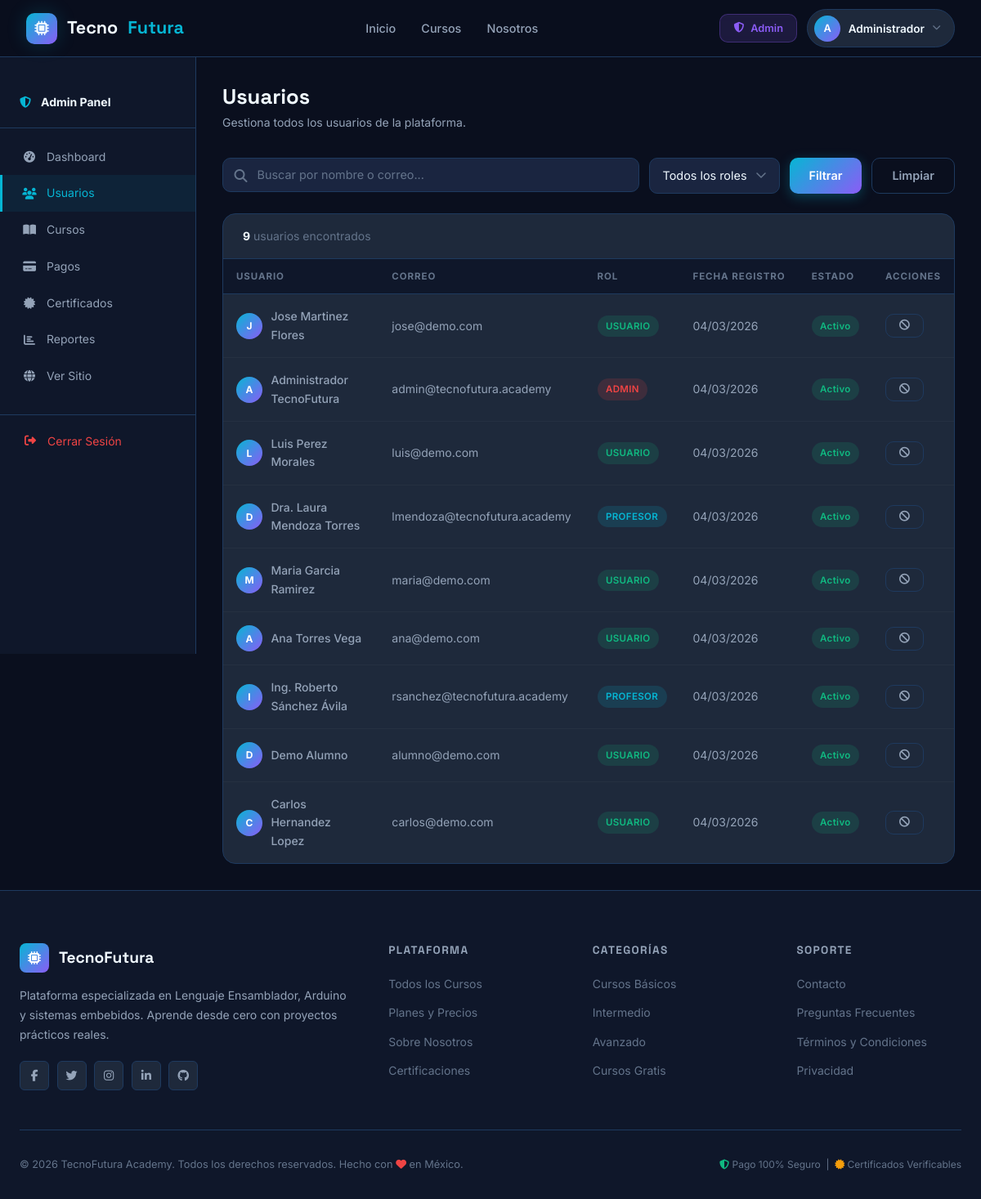
The app's page /admin/usuarios.php (signed in) with its own data.
### tables this page shows
CREATE TABLE usuarios (
    id_usuario INT AUTO_INCREMENT PRIMARY KEY,
    nombre_completo VARCHAR(150) NOT NULL,
    correo_electronico VARCHAR(150) NOT NULL UNIQUE,
    contrasena VARCHAR(255) NOT NULL,
    fecha_nacimiento DATE NOT NULL,
    id_rol INT NOT NULL,
    activo BOOLEAN DEFAULT TRUE,
    fecha_registro TIMESTAMP DEFAULT CURRENT_TIMESTAMP,
    ultima_sesion TIMESTAMP NULL,
    FOREIGN KEY (id_rol) REFERENCES roles(id_rol) ON DELETE RESTRICT
);

CREATE TABLE roles (
    id_rol INT AUTO_INCREMENT PRIMARY KEY,
    nombre_rol VARCHAR(50) NOT NULL UNIQUE,
    descripcion TEXT,
    fecha_creacion TIMESTAMP DEFAULT CURRENT_TIMESTAMP
);

### admin/usuarios.php (the view, shortened to what this page needs)
<?php
$db = Database::getInstance()->getConnection();
$search     = $_GET['q'] ?? '';
$where = ['1=1'];
$params = [];
$stmt = $db->prepare("SELECT u.*, r.nombre_rol FROM usuarios u JOIN roles r ON u.id_rol = r.id_rol
    WHERE " . implode(' AND ', $where) . " ORDER BY u.fecha_registro DESC");
$stmt->execute($params);
$users = $stmt->fetchAll();
include_once __DIR__ . '/../includes/header.php';
?>
<div style="margin-top:var(--navbar-height);display:grid;grid-template-columns:240px 1fr;min-height:calc(100vh - var(--navbar-height))">
<aside class="admin-sidebar">
  <div class="admin-sidebar-header"><i class="fas fa-shield-alt"></i><span>Admin Panel</span></div>
  <nav class="admin-nav">
    <a href="<?= SITE_URL ?>/admin" class="admin-nav-item"><i class="fas fa-tachometer-alt"></i> Dashboard</a>
    <a href="<?= SITE_URL ?>/admin/usuarios.php" class="admin-nav-item active"><i class="fas fa-users"></i> Usuarios</a>
    <a href="<?= SITE_URL ?>/admin/cursos.php" class="admin-nav-item"><i class="fas fa-book-open"></i> Cursos</a>
    <a href="<?= SITE_URL ?>/admin/pagos.php" class="admin-nav-item"><i class="fas fa-credit-card"></i> Pagos</a>
    <a href="<?= SITE_URL ?>/admin/certificados.php" class="admin-nav-item"><i class="fas fa-certificate"></i> Certificados</a>
    <a href="<?= SITE_URL ?>/admin/reportes.php" class="admin-nav-item"><i class="fas fa-chart-bar"></i> Reportes</a>
    <a href="<?= SITE_URL ?>" class="admin-nav-item"><i class="fas fa-globe"></i> Ver Sitio</a>
    <div style="margin-top:auto;padding:.75rem 0 0;border-top:1px solid var(--border);margin:1.5rem 0 0"><form method="POST" action="<?= SITE_URL ?>/backend/auth/logout.php" style="padding:0 .25rem"><button type="submit" class="admin-nav-item" style="width:100%;background:none;border:none;cursor:pointer;color:var(--danger);text-align:left"><i class="fas fa-sign-out-alt"></i> Cerrar Sesión</button></form></div>
  </nav>
</aside>
<div class="admin-main">
  <div class="admin-header">
    <div>
      <h1 class="admin-title">Usuarios</h1>
      <p class="admin-subtitle">Gestiona todos los usuarios de la plataforma.</p>
    </div>
  </div>
  <form method="GET" style="display:flex;gap:.75rem;margin-bottom:1.5rem;flex-wrap:wrap">
    <div class="form-control-icon" style="flex:1;min-width:200px">
      <input type="text" name="q" class="form-control" placeholder="Buscar por nombre o correo..." value="<?= htmlspecialchars($search) ?>">
    </div>
    <select name="rol" class="form-control" style="width:160px">
      <option value="">Todos los roles</option>
    </select>
    <button type="submit" class="btn btn-primary">Filtrar</button>
    <a href="?" class="btn btn-ghost">Limpiar</a>
  </form>
  <div style="background:var(--bg-card);border:1px solid var(--border);border-radius:var(--radius-lg);overflow:hidden">
    <div style="padding:1rem 1.5rem;border-bottom:1px solid var(--border);font-size:.875rem;color:var(--text-muted)">
      <strong style="color:var(--text-primary)"><?= count($users) ?></strong> usuarios encontrados
    </div>
    <div style="overflow-x:auto">
      <table class="data-table">
        <thead><tr><th>Usuario</th><th>Correo</th><th>Rol</th><th>Fecha Registro</th><th>Estado</th><th>Acciones</th></tr></thead>
        <tbody>
          <?php foreach ($users as $u): ?>
          <tr>
            <td>
              <div style="display:flex;align-items:center;gap:.65rem">
                <div style="width:32px;height:32px;background:var(--grad-primary);border-radius:50%;display:flex;align-items:center;justify-content:center;font-weight:700;color:#fff;font-size:.75rem;flex-shrink:0">
                  <?= strtoupper(substr($u['nombre_completo'],0,1)) ?>
                </div>
                <span style="font-weight:500"><?= htmlspecialchars($u['nombre_completo']) ?></span>
              </div>
            </td>
            <td><?= htmlspecialchars($u['correo_electronico']) ?></td>
            <td><span class="badge badge-<?= $u['nombre_rol'] === 'ADMIN' ? 'danger' : ($u['nombre_rol'] === 'PROFESOR' ? 'info' : 'success') ?>"><?= $u['nombre_rol'] ?></span></td>
            <td><?= date('d/m/Y', strtotime($u['fecha_registro'])) ?></td>
            <td><span class="badge <?= $u['activo'] ? 'badge-success' : 'badge-warning' ?>"><?= $u['activo'] ? 'Activo' : 'Inactivo' ?></span></td>
            <td>
              <form method="POST" style="display:inline">
                <button type="submit" class="btn btn-ghost btn-sm" data-confirm="¿Cambiar estado del usuario <?= htmlspecialchars($u['nombre_completo']) ?>?" title="<?= $u['activo'] ? 'Desactivar' : 'Activar' ?>">
                  <i class="fas fa-<?= $u['activo'] ? 'ban' : 'check' ?>"></i>
                </button>
              </form>
            </td>
          </tr>
          <?php endforeach; ?>
        </tbody>
      </table>
    </div>
  </div>
</div>
</div>
<?php include_once __DIR__ . '/../includes/footer.php'; ?>

### records on screen
usuarios: nombre_completo "J", nombre_completo "Jose Martinez Flores", correo_electronico "jose@demo.com", id_rol.nombre_rol "USUARIO", fecha_registro "04/03/2026", activo "Activo"
usuarios: nombre_completo "A", nombre_completo "Administrador TecnoFutura", correo_electronico "admin@tecnofutura.academy", id_rol.nombre_rol "ADMIN", fecha_registro "04/03/2026", activo "Activo"
usuarios: nombre_completo "L", nombre_completo "Luis Perez Morales", correo_electronico "luis@demo.com", id_rol.nombre_rol "USUARIO", fecha_registro "04/03/2026", activo "Activo"
usuarios: nombre_completo "D", nombre_completo "Dra. Laura Mendoza Torres", correo_electronico "lmendoza@tecnofutura.academy", id_rol.nombre_rol "PROFESOR", fecha_registro "04/03/2026", activo "Activo"
usuarios: nombre_completo "M", nombre_completo "Maria Garcia Ramirez", correo_electronico "maria@demo.com", id_rol.nombre_rol "USUARIO", fecha_registro "04/03/2026", activo "Activo"
usuarios: nombre_completo "A", nombre_completo "Ana Torres Vega", correo_electronico "ana@demo.com", id_rol.nombre_rol "USUARIO", fecha_registro "04/03/2026", activo "Activo"
usuarios: nombre_completo "I", nombre_completo "Ing. Roberto Sánchez Ávila", correo_electronico "rsanchez@tecnofutura.academy", id_rol.nombre_rol "PROFESOR", fecha_registro "04/03/2026", activo "Activo"
usuarios: nombre_completo "D", nombre_completo "Demo Alumno", correo_electronico "alumno@demo.com", id_rol.nombre_rol "USUARIO", fecha_registro "04/03/2026", activo "Activo"
usuarios: nombre_completo "C", nombre_completo "Carlos Hernandez Lopez", correo_electronico "carlos@demo.com", id_rol.nombre_rol "USUARIO", fecha_registro "04/03/2026", activo "Activo"

### other values on screen
$initials "A"
explode(' ', $user_name)[0] "Administrador"
count($users) "9"
